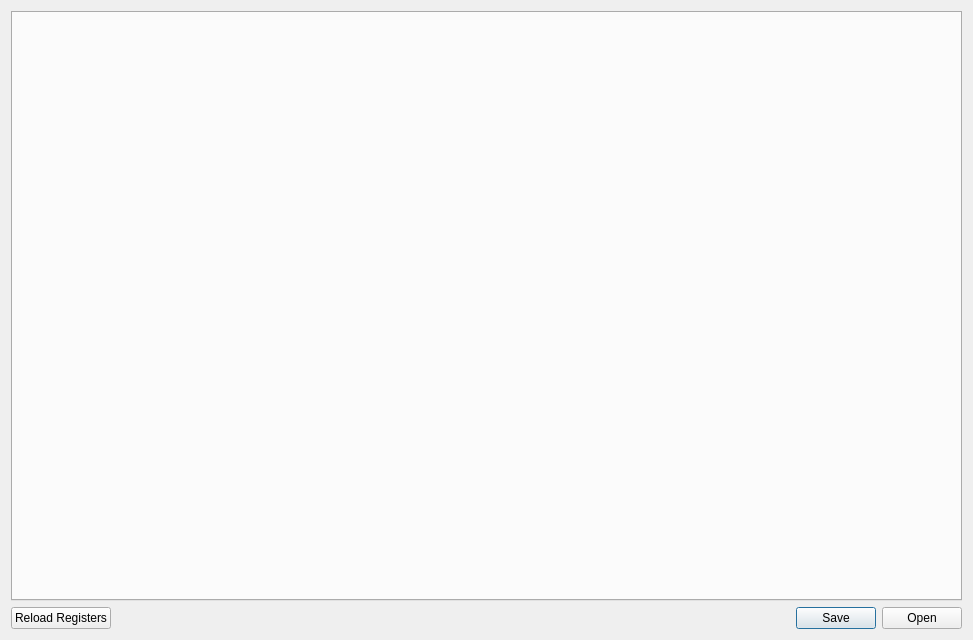
<?xml version="1.0" encoding="UTF-8"?>
<ui version="4.0">
 <class>RawRegisterDialog</class>
 <widget class="QDialog" name="RawRegisterDialog">
  <property name="geometry">
   <rect>
    <x>0</x>
    <y>0</y>
    <width>973</width>
    <height>640</height>
   </rect>
  </property>
  <property name="windowTitle">
   <string>Device Registers</string>
  </property>
  <property name="modal">
   <bool>false</bool>
  </property>
  <layout class="QVBoxLayout" name="verticalLayout">
   <item>
    <widget class="QTabWidget" name="tabs">
     <property name="currentIndex">
      <number>-1</number>
     </property>
    </widget>
   </item>
   <item>
    <layout class="QHBoxLayout" name="horizontalLayout">
     <item>
      <widget class="QPushButton" name="reload">
       <property name="text">
        <string>Reload Registers</string>
       </property>
       <property name="icon">
        <iconset theme="view-refresh"/>
       </property>
      </widget>
     </item>
     <item>
      <widget class="QDialogButtonBox" name="buttonBox">
       <property name="orientation">
        <enum>Qt::Horizontal</enum>
       </property>
       <property name="standardButtons">
        <set>QDialogButtonBox::Open|QDialogButtonBox::Save</set>
       </property>
       <property name="centerButtons">
        <bool>false</bool>
       </property>
      </widget>
     </item>
    </layout>
   </item>
  </layout>
 </widget>
 <resources/>
 <connections/>
</ui>
